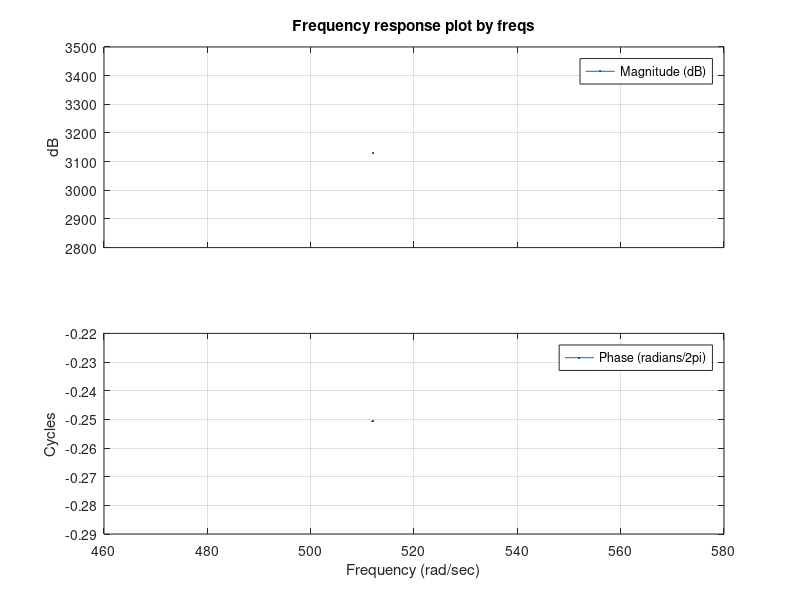

The MATLAB source for this figure: (Note: this script raises an error after producing the figure.)
clear all; close all; clc;

% --- filtre hamming pass bas --- %
n=60;
h=fir1(n-1,0.3);
figure;
freqs(h,1,512)

% --- filtre hanning pass haut --- %
n1=50;
b1=fir1(n1-1,0.7,'high',hann(n1+1));
figure;
freqz(b1,1,512)

% --- filtre chebychec pass bande --- %
n2=50;
b2=fir1(n2-1,[0.3 0.7],'band',chebwin(n2,100));
figure;
freqz(b2,1,512)

% --- filtre rectangulaire stop band --- %
n3=50;
b3=fir1(n3-1,[0.4 0.9],'stop',rectwin(n3+1));
figure;
freqz(b3,1,512)

% --- filtre RIF passe bande --- %
fc1=500;
fc2=1000;
fe=4000;
fc1n=fc1/(fe/2);
fc2n=fc2/(fe/2);
nbcoeff=60;
N=nbcoeff-1;
h=fir1(N,[fc1n fc2n],'band',rectwin(nbcoeff),'scale');
[H,F]=freqz(h,1,512,fe);

figure;
subplot(221);hold on;stem(h,'b');legend('h(n)');grid on
subplot(222);hold on;plot(F,abs(H));legend('H(f)');grid on
subplot(223);hold on;plot(F,20*log10(abs(H)));legend('G(f)');grid on
subplot(224);hold on;zplane(h,1);legend('zeros','poles');grid on

